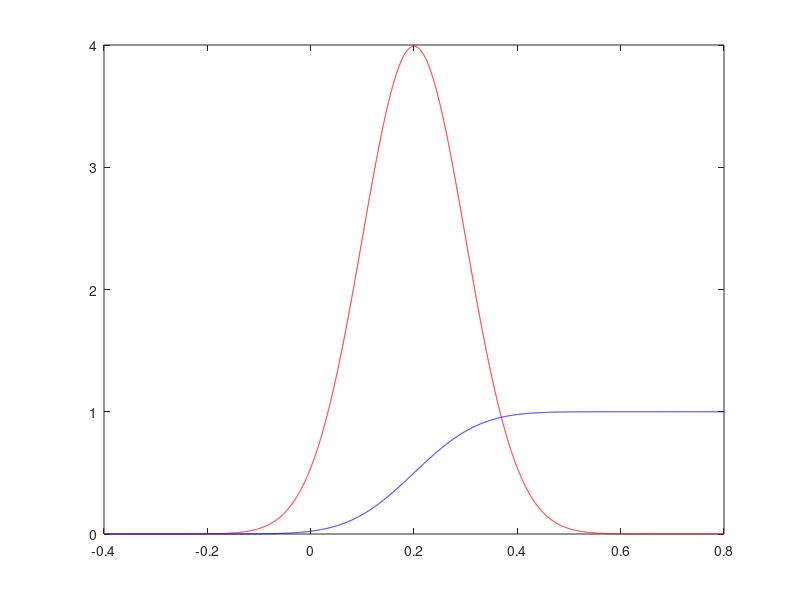

The MATLAB source for this figure:
mu=0.2;
sg=0.1;
x=linspace(-0.4,0.8,10000);
pdfg=pdf('norm',x,mu,sg);
cdfg=cdf('norm',x,mu,sg);
plot(x,pdfg,'r',x,cdfg,'b')